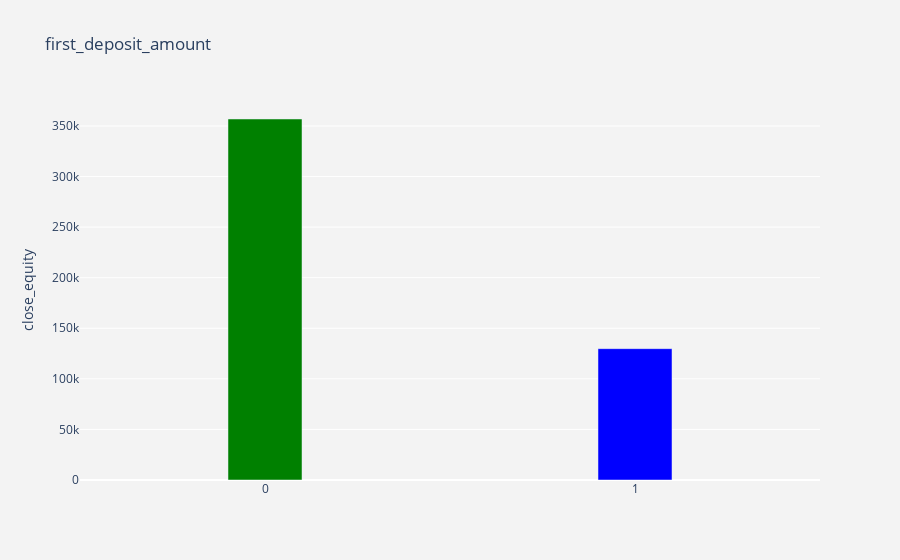

Here is the notebook cell this chart was saved with:
### Code cell
df_plot = df_data.groupby('churned').close_equity.mean().reset_index()
plot_data = [
    go.Bar(
        x=df_plot['churned'],
        y=df_plot['close_equity']*100,
        width = [0.2, 0.2],
        marker=dict(
        color=['green', 'blue'])
    )
]
plot_layout = go.Layout(
        xaxis={"type": "category", },
        yaxis={"title": "close_equity"},
        title='close_equity',
        plot_bgcolor  = 'rgb(243,243,243)',
        paper_bgcolor  = 'rgb(243,243,243)',
    )
fig1 = go.Figure(data=plot_data, layout=plot_layout)
pyoff.iplot(fig1)

### Figure 1 — Plotly figure (JSON) as saved in the notebook; plotly's stock layout.template omitted (floating-point values rounded to 4 significant figures)
{"data": [{"marker": {"color": ["green", "blue"]}, "type": "bar", "width": [0.2, 0.2], "x": [0, 1], "y": [356900.0, 129800.0]}], "layout": {"paper_bgcolor": "rgb(243,243,243)", "plot_bgcolor": "rgb(243,243,243)", "title": {"text": "first_deposit_amount"}, "xaxis": {"type": "category"}, "yaxis": {"title": {"text": "close_equity"}}}}
